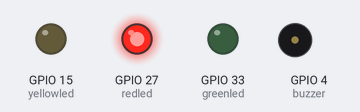
Recording of a sketch running on a simulated ESP32. Parts: output pins drawn as LEDs (lit = HIGH), buzzer (waves = sounding, pin HIGH).

Above: at 1.5 s.
At 4.5 s:
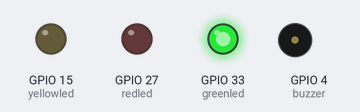
At 6.5 s:
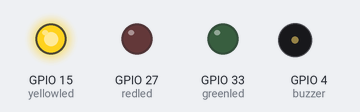
At 7.5 s:
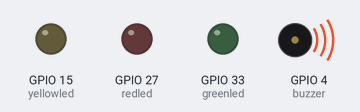
At 8.5 s:
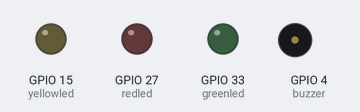
Timing chart, 0 to 11.7 s (numbered marks = the images above):
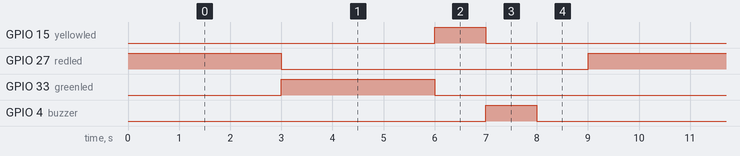

The sketch:

sketch_11trfilclights.ino
```cpp
int redled = 27;
int yellowled = 15;
int greenled = 33;
int buzzer = 4;

;
void setup() {
  // put your setup code here, to run once:
pinMode(redled,OUTPUT);
pinMode(yellowled,OUTPUT);
pinMode(greenled,OUTPUT);
pinMode(buzzer,OUTPUT);

}

void loop() {
  // put your main code here, to run repeatedly:
digitalWrite(redled,HIGH);
delay(3000);
digitalWrite(redled,LOW);
digitalWrite(greenled,HIGH);
delay(3000);
digitalWrite(greenled,LOW);
digitalWrite(yellowled,HIGH);
delay(1000);
digitalWrite(yellowled,LOW);
 digitalWrite(buzzer,HIGH);
delay(1000);
digitalWrite(buzzer,LOW);
delay(1000);

}
```

Measured:
- by itself, GPIO 15 (yellowled), GPIO 4 (buzzer): alternates HIGH for 1.0 s and LOW for 8.0 s
- by itself, GPIO 27 (redled), GPIO 33 (greenled): alternates HIGH for 3.0 s and LOW for 6.0 s
- by itself, everything shown: repeats every 9.0 s, in 5 steps
